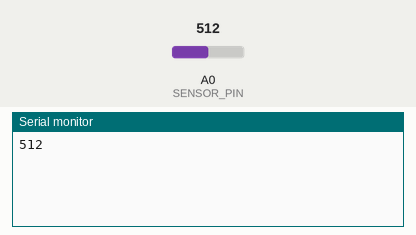
Recording of a sketch running on a simulated Arduino Uno, built with avr-gcc and run on an emulated ATmega328P. On the bench: the last lines printed to the serial monitor. Inputs (shaded band) come from the test bench; at power-on: A0 (SENSOR_PIN) = 512.

Above: at 1.8 s.
1.9 s: A0 (SENSOR_PIN) set to 716
At 2.5 s:
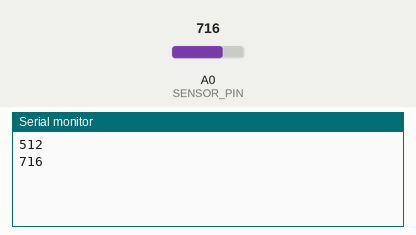
3.4 s: A0 (SENSOR_PIN) set to 900
At 4.8 s:
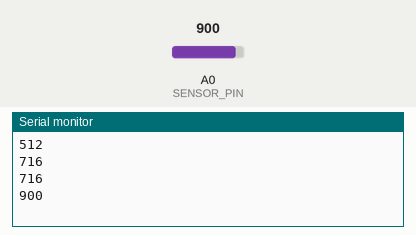
Timing chart, 0 to 6.4 s (numbered marks = the images above; inputs shaded):
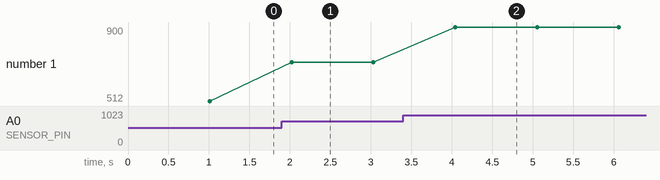

Measured:
- after the input at 1.9 s, the serial monitor: prints a new line after 0.12 s (image 1)
- after the input at 3.4 s, the serial monitor: prints a new line after 0.64 s (image 2)
- plotted number 1: 512 → 716 after the input at 1.9 s, 716 → 900 after the input at 3.4 s

The sketch:

Hall_only.ino
```cpp
#define SENSOR_PIN A0
void setup()
{
 Serial.begin(19200);
}
void loop()
{
 delay(1000);
 long val = 0;
 for (int i=0; i<100; ++i) {
 val = val + analogRead(SENSOR_PIN);
 }
 val = val/100;
 Serial.println(val);
}
```
